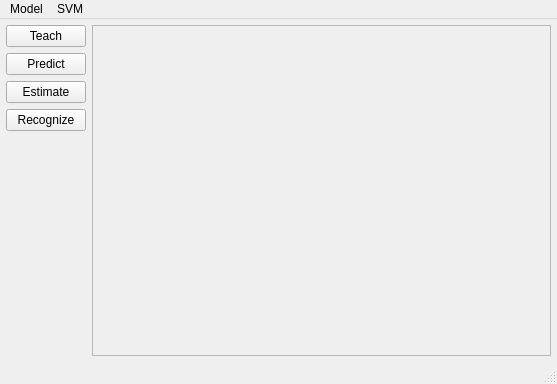
<?xml version="1.0" encoding="UTF-8"?>
<ui version="4.0">
 <class>MainWindow</class>
 <widget class="QMainWindow" name="MainWindow">
  <property name="enabled">
   <bool>true</bool>
  </property>
  <property name="geometry">
   <rect>
    <x>0</x>
    <y>0</y>
    <width>557</width>
    <height>384</height>
   </rect>
  </property>
  <property name="windowTitle">
   <string>MainWindow</string>
  </property>
  <widget class="QWidget" name="centralwidget">
   <property name="layoutDirection">
    <enum>Qt::LeftToRight</enum>
   </property>
   <layout class="QHBoxLayout" name="horizontalLayout">
    <item>
     <layout class="QVBoxLayout" name="verticalLayout">
      <property name="topMargin">
       <number>0</number>
      </property>
      <item>
       <widget class="QPushButton" name="teachButton">
        <property name="sizePolicy">
         <sizepolicy hsizetype="Fixed" vsizetype="Fixed">
          <horstretch>0</horstretch>
          <verstretch>0</verstretch>
         </sizepolicy>
        </property>
        <property name="text">
         <string>Teach</string>
        </property>
       </widget>
      </item>
      <item>
       <widget class="QPushButton" name="predictButton">
        <property name="sizePolicy">
         <sizepolicy hsizetype="Fixed" vsizetype="Fixed">
          <horstretch>0</horstretch>
          <verstretch>0</verstretch>
         </sizepolicy>
        </property>
        <property name="text">
         <string>Predict</string>
        </property>
       </widget>
      </item>
      <item>
       <widget class="QPushButton" name="estimateButton">
        <property name="sizePolicy">
         <sizepolicy hsizetype="Fixed" vsizetype="Fixed">
          <horstretch>0</horstretch>
          <verstretch>0</verstretch>
         </sizepolicy>
        </property>
        <property name="text">
         <string>Estimate</string>
        </property>
       </widget>
      </item>
      <item>
       <widget class="QPushButton" name="reconButton">
        <property name="sizePolicy">
         <sizepolicy hsizetype="Fixed" vsizetype="Fixed">
          <horstretch>0</horstretch>
          <verstretch>0</verstretch>
         </sizepolicy>
        </property>
        <property name="sizeIncrement">
         <size>
          <width>0</width>
          <height>0</height>
         </size>
        </property>
        <property name="text">
         <string>Recognize</string>
        </property>
       </widget>
      </item>
      <item>
       <spacer name="verticalSpacer">
        <property name="orientation">
         <enum>Qt::Vertical</enum>
        </property>
        <property name="sizeHint" stdset="0">
         <size>
          <width>20</width>
          <height>40</height>
         </size>
        </property>
       </spacer>
      </item>
     </layout>
    </item>
    <item>
     <widget class="QScrollArea" name="scrollArea">
      <property name="enabled">
       <bool>false</bool>
      </property>
      <property name="sizePolicy">
       <sizepolicy hsizetype="Expanding" vsizetype="MinimumExpanding">
        <horstretch>0</horstretch>
        <verstretch>0</verstretch>
       </sizepolicy>
      </property>
      <property name="frameShape">
       <enum>QFrame::StyledPanel</enum>
      </property>
      <property name="frameShadow">
       <enum>QFrame::Plain</enum>
      </property>
      <property name="verticalScrollBarPolicy">
       <enum>Qt::ScrollBarAsNeeded</enum>
      </property>
      <property name="horizontalScrollBarPolicy">
       <enum>Qt::ScrollBarAsNeeded</enum>
      </property>
      <property name="widgetResizable">
       <bool>true</bool>
      </property>
      <property name="alignment">
       <set>Qt::AlignLeading|Qt::AlignLeft|Qt::AlignTop</set>
      </property>
      <widget class="QWidget" name="scrollAreaWidgetContents">
       <property name="geometry">
        <rect>
         <x>0</x>
         <y>0</y>
         <width>453</width>
         <height>328</height>
        </rect>
       </property>
       <widget class="QLabel" name="label">
        <property name="geometry">
         <rect>
          <x>6</x>
          <y>6</y>
          <width>16</width>
          <height>16</height>
         </rect>
        </property>
        <property name="sizePolicy">
         <sizepolicy hsizetype="Ignored" vsizetype="Ignored">
          <horstretch>0</horstretch>
          <verstretch>0</verstretch>
         </sizepolicy>
        </property>
        <property name="autoFillBackground">
         <bool>false</bool>
        </property>
        <property name="text">
         <string/>
        </property>
        <property name="scaledContents">
         <bool>false</bool>
        </property>
        <property name="alignment">
         <set>Qt::AlignLeading|Qt::AlignLeft|Qt::AlignTop</set>
        </property>
       </widget>
      </widget>
     </widget>
    </item>
   </layout>
  </widget>
  <widget class="QMenuBar" name="menubar">
   <property name="geometry">
    <rect>
     <x>0</x>
     <y>0</y>
     <width>557</width>
     <height>21</height>
    </rect>
   </property>
   <widget class="QMenu" name="menuMenu">
    <property name="title">
     <string>Model</string>
    </property>
    <addaction name="actionSave"/>
    <addaction name="actionLoad"/>
    <addaction name="separator"/>
    <addaction name="separator"/>
    <addaction name="actionQuit"/>
   </widget>
   <widget class="QMenu" name="menuSVM">
    <property name="title">
     <string>SVM</string>
    </property>
    <addaction name="actionTeach"/>
    <addaction name="actionPredict"/>
    <addaction name="actionSetEstimation"/>
    <addaction name="actionEstimate"/>
    <addaction name="actionRecognize"/>
   </widget>
   <addaction name="menuMenu"/>
   <addaction name="menuSVM"/>
  </widget>
  <widget class="QStatusBar" name="statusbar"/>
  <action name="actionSave">
   <property name="text">
    <string>Save</string>
   </property>
   <property name="toolTip">
    <string>Save prediction model to ifle</string>
   </property>
   <property name="shortcut">
    <string>Ctrl+S</string>
   </property>
  </action>
  <action name="actionLoad">
   <property name="text">
    <string>Load</string>
   </property>
   <property name="toolTip">
    <string>Load model from file</string>
   </property>
   <property name="shortcut">
    <string>Ctrl+O</string>
   </property>
  </action>
  <action name="actionQuit">
   <property name="text">
    <string>Quit</string>
   </property>
   <property name="shortcut">
    <string>Ctrl+Q</string>
   </property>
  </action>
  <action name="actionTeach">
   <property name="text">
    <string>Teach</string>
   </property>
   <property name="toolTip">
    <string>Create Model</string>
   </property>
   <property name="shortcut">
    <string>Ctrl+T</string>
   </property>
  </action>
  <action name="actionPredict">
   <property name="text">
    <string>Predict</string>
   </property>
   <property name="toolTip">
    <string>Predict group of files</string>
   </property>
   <property name="shortcut">
    <string>Ctrl+P</string>
   </property>
  </action>
  <action name="actionEstimate">
   <property name="text">
    <string>Estimate</string>
   </property>
   <property name="toolTip">
    <string>Estimate result of prediction</string>
   </property>
   <property name="shortcut">
    <string>Ctrl+E</string>
   </property>
  </action>
  <action name="actionRecognize">
   <property name="text">
    <string>Recognize</string>
   </property>
   <property name="toolTip">
    <string>Dedect objects on image</string>
   </property>
   <property name="shortcut">
    <string>Ctrl+R</string>
   </property>
  </action>
  <action name="actionSetEstimation">
   <property name="checkable">
    <bool>true</bool>
   </property>
   <property name="text">
    <string>SetEstimation</string>
   </property>
   <property name="toolTip">
    <string>set estimation to do with prediction</string>
   </property>
  </action>
 </widget>
 <layoutdefault spacing="6" margin="6"/>
 <resources/>
 <connections/>
</ui>
